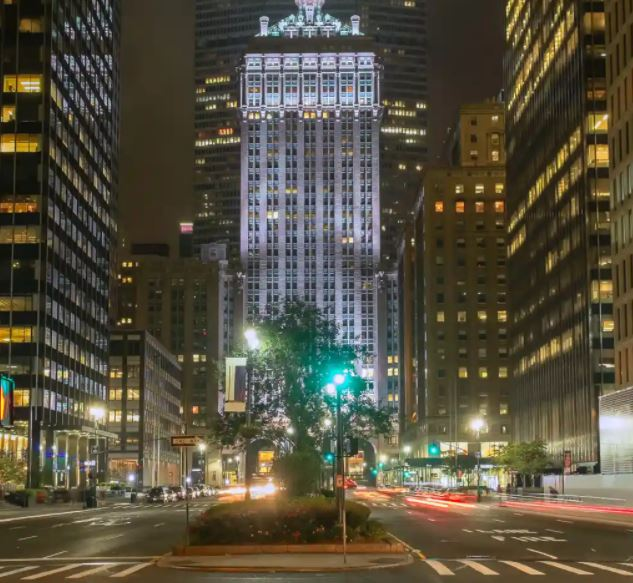
#> input picture pic01.JPG, 633 x 583 px; its folder holds only this picture in this run
$ python -i Image_Processing_Tool_Functions.py   (imports and definitions only)
#> lines starting #> are read from the running program, lines starting #| are printed output that depends on the picture
"""
################################################################################
WHAT IS THIS?: AN IMAGE PROCESSING APPLICATION, NAMELY:
"IMAGE PROCESSING TOOL"
developed
by
Student Name : (C)RITHVIKA TIRUVEEDHULA (Reg.Num: 21BCE5554)
A B.Tech. CSE Student in I Semester in the
SCOPE, The School of Computer Science and Engineering, @VIT Chennai

This is done towards the fullfilment of
Do It Yourself (DIY) Project  of the
'Introduction to Engineering' subject in the I Semester

27th December, 2021
################################################################################
################################################################################
APPLICATION NAME: "IMAGE PROCESSING TOOL"

WHAT IT DOES & WHAT IS IT'S FUNCTIONALITY?:
Convert the given Image to:
- Grayscale
- RGB Color Inverting (Inverting in Color)
- RGB Color Inverting (Inverting in Gray)
- Blurring/Smoothing the Image (Blurring in Color)
- Blurring/Smoothing the Image (Blurring in Gray)
- Converting into Embossing form of the image
- Converting Image into Sketch/Pencil Drawing (Drawing in Color)
- Sketch/Pencil Drawing (Drawingin Gray)
- Showing the Image Transformation (Shows How it Processes from the
                        given Orginal Image to Sketch/Drawing form of it)

The Input:
Any Image file (it takes all image formats: JPG,JPEG,PNG,GIF etc.,)

The Output:
Gives the Processosed Image after applying any of the feature listed above
(Please see the Functionality above)

This "IMAGE PROCESSING TOOL" Application consits of 2 files:
1. Image_Processing_Tool_Main.py &
2. Image_Processing_Tool_Functions.py (this file)

How To Run:
1. Make sure the above two files will be available in the same folder
2. Make sure the image files what you want to apply the above image processing techniques will be in the same folder
3. Open the file "Image_Processing_Tool_Main.py" with in the IDLE shell & Run

################################################################################
"""

#=============================================================
# Import the required Libraries
#=============================================================
from tkinter import *
from tkinter import filedialog,messagebox
from PIL import ImageTk, Image
from PIL import Image, ImageFilter,ImageEnhance
#import PIL.ImageOps
from PIL import *
import PIL as PIL
from tkinter import ttk
import cv2
from sketchify import sketch

#1. Importing Modules
import matplotlib.pyplot as plt
# [3 lines not run here, left out]
#=============================================================
# Implementation of Functions of my Library
#=============================================================

def closeAllPlots():
    plt.close("all")

def aboutTheApplication():
    messagebox.showinfo(title= 'About Image Processing Tool', message= '\n  27th Dec, 2021\n (C) Rithvika Tiruveedhula (Reg.Num: 21BCE5554) \n  BTech I Semester CSE Student in SCOPE, @VIT Chennai\n \n This is done towards the fullfilment of \n Do It Yourself (DIY) Project \n of the \'Introduction to Engineering\' subject', icon= 'info')
# [197 lines left out: functions image2gray, image2invertInColor, image2invertInGray, image2smoothingInColor, image2smoothingInGray, image2Emboss and 2 more, not called in this run]

#Image Transformation (from Org to Sketch)
def imageTransformation(givenfile):
    #====================================================
    #Setting Plot & Figure Sizes to Dsiplay
    #====================================================
#> called with givenfile = 'pic01.JPG'
    fig = plt.figure(figsize=(50,50))
    fig.canvas.manager.set_window_title('Rithvika Project : Image Transformation (from Org to Sketch)')
    plt.tight_layout()
    fig.set_figwidth(10)
    fig.set_figheight(3)

    #================================================
    #Original Image
    #================================================
    plt.subplot(1,5,1)
    #img_org = cv2.imread(givenfile)
    img_org = Image.open(givenfile)
#> img_org is the input picture: PIL image 633x583 RGB; mean R, G, B 85.7, 79.9, 62.9
    plt.imshow(img_org)
    plt.axis("off")
    plt.title("Original Image")

    #================================================
    #GrayScale
    #================================================
    plt.subplot(1,5,2)

    #img_gray = cv2.cvtColor(img_org, cv2.COLOR_BGR2GRAY)
    img_org = img_org.convert(mode="RGB")
    img_gray = img_org.convert('L')
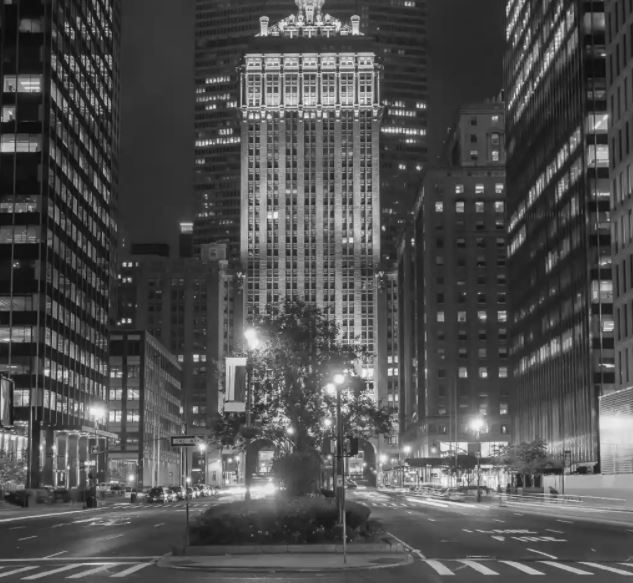
#> img_gray: PIL image 633x583 L; min 7, max 250, mean 79.7

    plt.imshow(img_gray,cmap="gray")
    plt.axis("off")
    plt.title("GrayScale Image")

    #================================================
    #Inverted
    #================================================
    plt.subplot(1,5,3)

    #img_invert = cv2.bitwise_not(img_gray)
    img_invert = PIL.ImageOps.invert(img_gray)
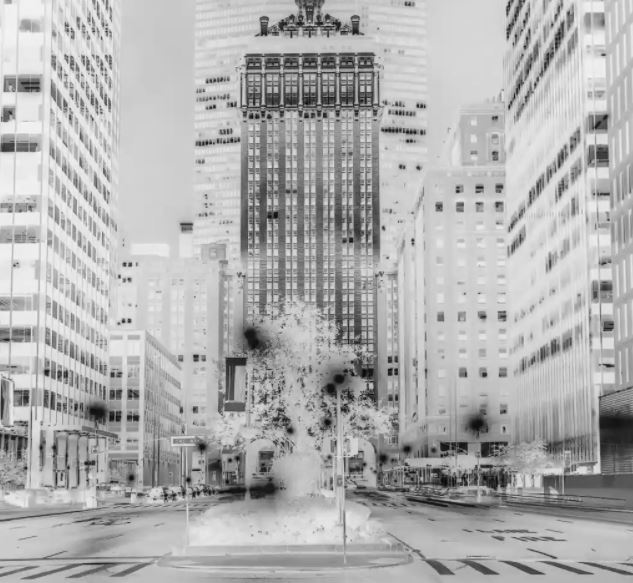
#> img_invert: PIL image 633x583 L; min 5, max 248, mean 175.3

    plt.imshow(img_invert,cmap="gray")
    plt.axis("off")
    plt.title("Inverted Image")

    #================================================
    #Smoothen/Blured
    #================================================
    plt.subplot(1,5,4)

    #img_smoothing_gray = cv2.GaussianBlur(img_invert, (21, 21),sigmaX=0, sigmaY=0)
    #img_smoothing_gray = img_gray.filter(ImageFilter.GaussianBlur(5))
    img_smoothing_gray = img_invert.filter(ImageFilter.GaussianBlur(5))
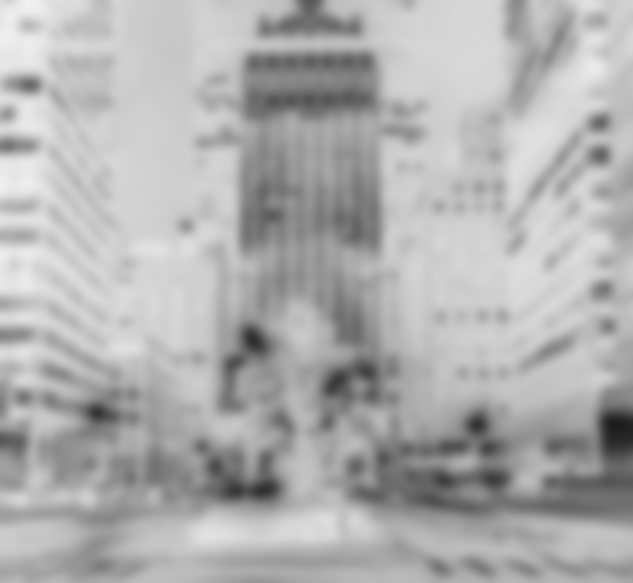
#> img_smoothing_gray: PIL image 633x583 L; min 28, max 240, mean 175.3

    plt.imshow(img_smoothing_gray,cmap="gray")
    plt.axis("off")
    plt.title("Smoothen Image")

    #================================================
    #Sketch
    #================================================
    plt.subplot(1,5,5)

    img_org = cv2.imread(givenfile)
#> img_org: shape (583, 633, 3)
    img_org = cv2.cvtColor(img_org,cv2.COLOR_BGR2RGB)
    img_gray = cv2.cvtColor(img_org,cv2.COLOR_RGB2GRAY)
#> img_gray: shape (583, 633)
    img_invert = cv2.bitwise_not(img_gray)
#> img_invert: shape (583, 633)
    img_smoothing_gray = cv2.GaussianBlur(img_invert, (21, 21),sigmaX=0, sigmaY=0)
#> img_smoothing_gray: shape (583, 633)
    img_in_sketch = cv2.divide(img_gray, 255 - img_smoothing_gray, scale=255)
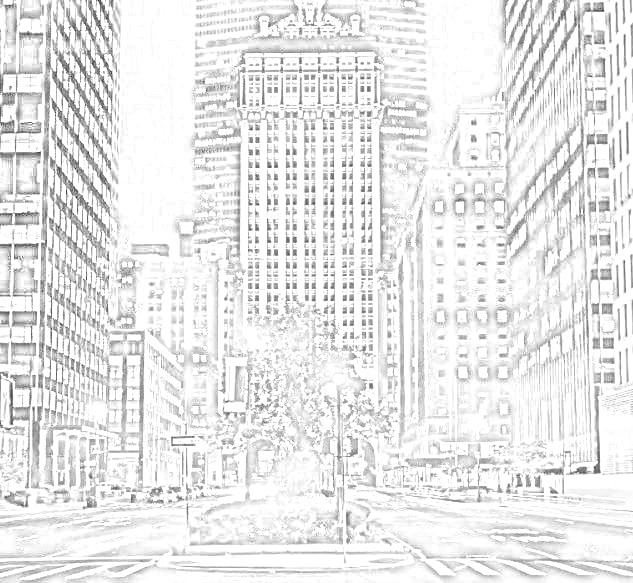
#> img_in_sketch: shape (583, 633); min 42, max 255, mean 232.6

    #----------------------
    #CV2+BGR  to PIL+RGB
    # You may need to convert the color
    img = cv2.cvtColor(img_in_sketch, cv2.COLOR_BGR2RGB)
    img = cv2.cvtColor(img, cv2.COLOR_RGB2BGR)
    im_pil = Image.fromarray(img)
    #----------------------
    #----------------------
    #image brightness enhancer
    enhancer = ImageEnhance.Contrast(im_pil)

    factor = 4.5 #increase contrast
    image_output = enhancer.enhance(factor)
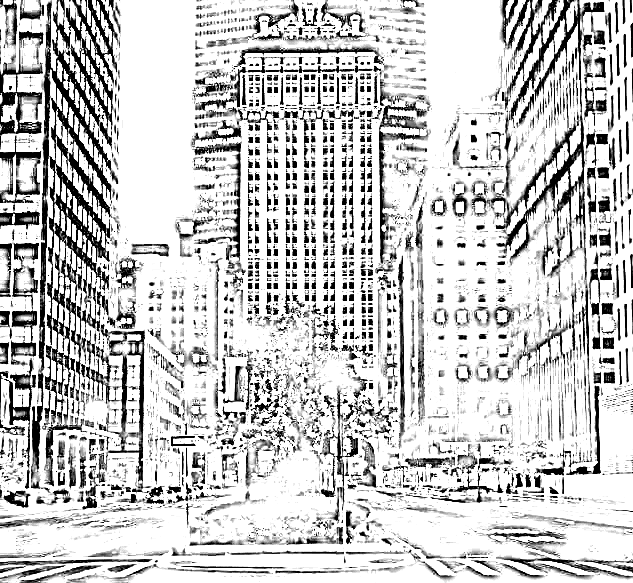
#> image_output: PIL image 633x583 RGB; min 0, max 255, mean 200.4
    #----------------------

    plt.imshow(image_output,cmap="gray")
    plt.axis("off")
    plt.title("Sketch Image")

    plt.suptitle("Image Transformation (from Orginal to Sketch)")
    plt.show()
#==========================================================================================
# End of the File
#==========================================================================================

>>> result = imageTransformation('pic01.JPG')

$ run again, on Building.jpg
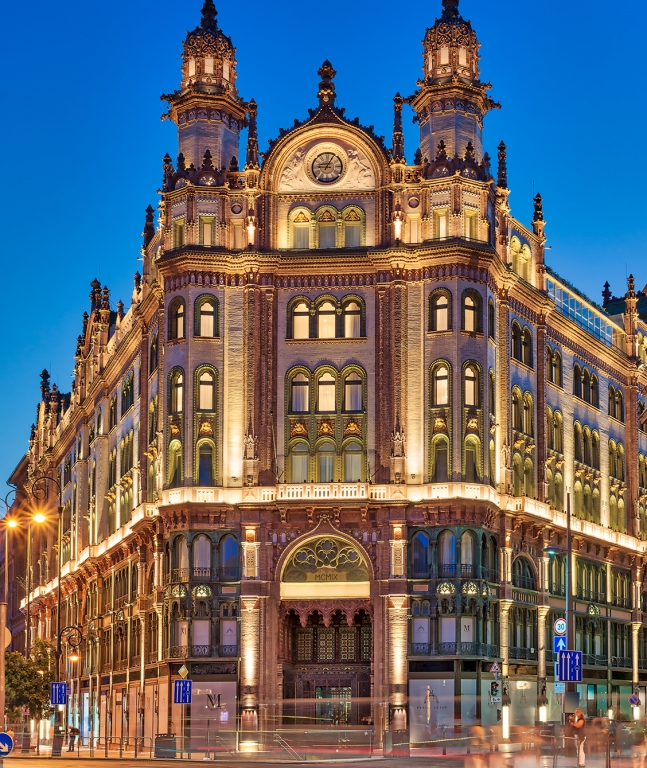
#> input picture Building.jpg, 647 x 768 px
#> in imageTransformation, img_org is the input picture: PIL image 647x768 RGB; mean R, G, B 99.7, 103, 109.2
#> in imageTransformation, `img_smoothing_gray = img_invert.filter(ImageFilter.GaussianBlur(5))`:
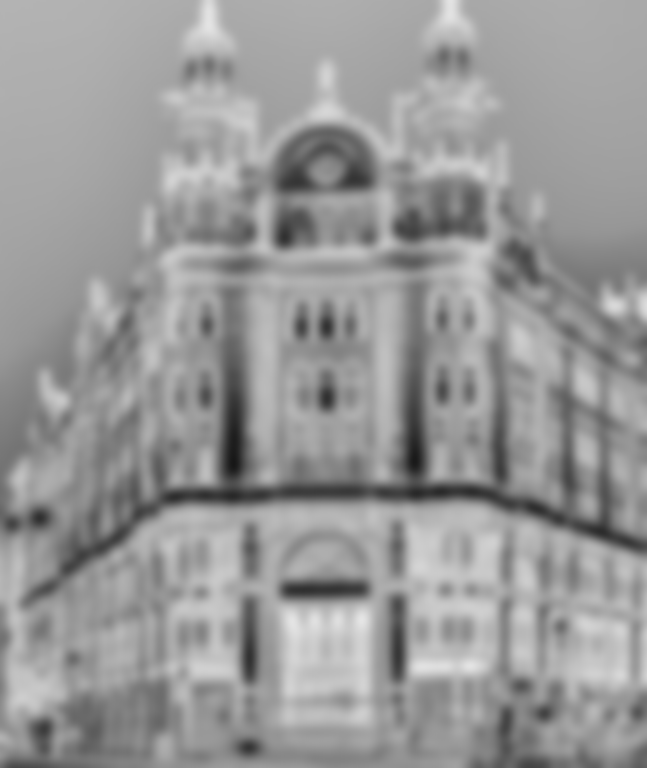
#> img_smoothing_gray: PIL image 647x768 L; min 23, max 229, mean 152.3
#> img_org: shape (768, 647, 3)
#> in imageTransformation, `image_output = enhancer.enhance(factor)`:
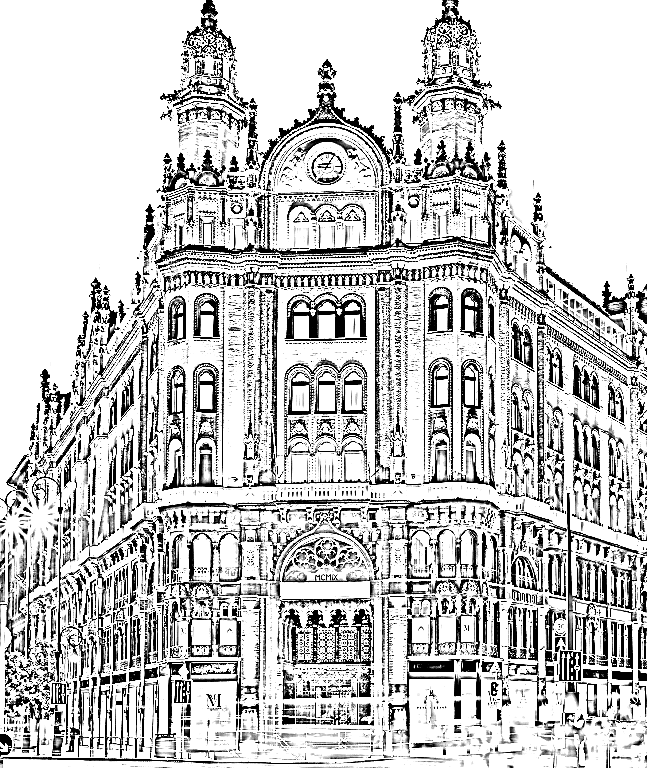
#> image_output: PIL image 647x768 RGB; min 0, max 255, mean 198.2
